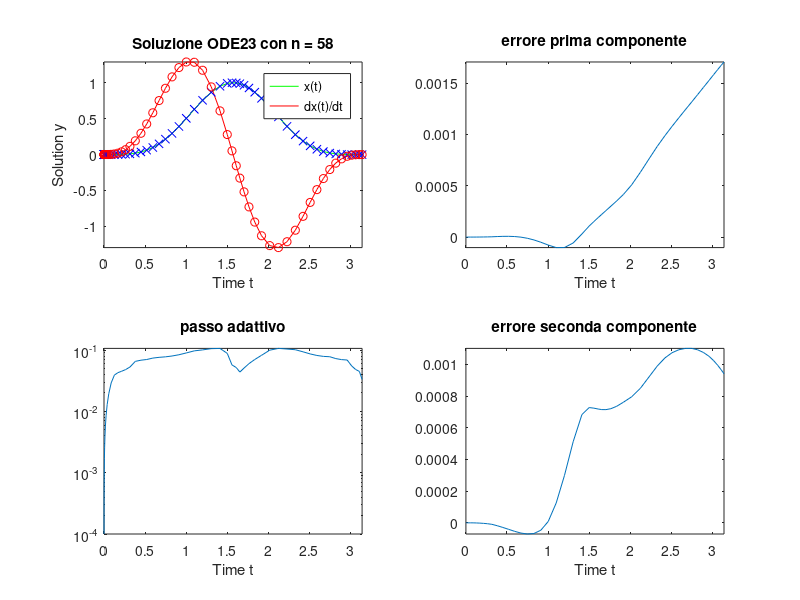

The MATLAB script that drew this image:
%% Equazione di van der pol
%% x'' - mu * (1 - x^2) * x' + x = 0
%%
%% forzante
%% f(t) = y''(1,t) - mu * (1 - y(1, t) ^ 2) + y(1, t) = 0
%%
%% le pongo uguali visto che sono entrambe uguali a zero
%% x'' - mu * (1 - x^2) * x' + x = y''(1,t) - mu * (1 - y(1, t) ^ 2) + y(1, t)
%%
%% le riscrivo come segue
%% x'' - mu * (1 - x^2) * x' + x = f(t)
%%
%% porto al secono membro
%% x'' = f(t) - mu * (1 - x^2) * x' + x
%%
%% sistema di equazioni
%% equazione del secondo ordine
%% y'' = mu * (1 - y^2) * y' - y + f
%%
%% sistema del primo ordine
%% d y(1)  / dt = y(2)
%% d y(2)  / dt = mu * (1 - y(1)^2) * y(2) - y(1) + f
%%
%% soluzione esatta (scelta arbitrariamente)
%%
%% y (t, 1)  = sin (t) .^ 4
%% y (t, 2)  = y' (t, 1) = 4 * sin (t) .^ 3 .* cos (t)
%% y'(t, 2)  = y''(t, 1) = 4 * (3 * sin (t) ^ 2 * cos (t) ^2 - sin (t) ^ 4)

clc
clear all
close all
figure
tspan = [0,pi];

x   = @(t) sin (t) .^ 4;
xp  = @(t) 4 * sin (t) .^ 3 .* cos (t);
xpp = @(t) 4 * (3 * sin (t) .^ 2 .* cos (t) .^2 - sin (t) .^ 4);
mu  = 1;
f   = @(t) xpp(t) - mu * (1 - x(t).^2) .* xp(t) + x(t);
vdp = @(t, y) [y(2); mu*(1-y(1)^2)*y(2)-y(1)+f(t)];

[t, y] = ode23 (vdp, tspan, [x(0); xp(0)], odeset ('AbsTol', 1e-4));

subplot(2,2,1)
plot (t, x(t),'g', t, xp(t),'r', t, y(:, 1), 'xb', t, y(:, 2), 'or')
title (['Soluzione ODE23 con n = ',int2str(length(t))])
xlabel('Time t');
ylabel('Solution y');
legend('x(t)','dx(t)/dt')
axis([tspan(1) tspan(2) -inf inf])

subplot(2,2,2)
plot (t, x(t) - y(:, 1))
title ('errore prima componente')
xlabel('Time t');
axis([tspan(1) tspan(2) -inf inf])

subplot(2,2,4)
plot (t, xp(t) - y(:, 2))
title ('errore seconda componente')
xlabel('Time t');
axis([tspan(1) tspan(2) -inf inf])

subplot(2,2,3)
semilogy (t(2:end), diff (t))
title ('passo adattivo')
xlabel('Time t');
axis([tspan(1) tspan(2) -inf inf])